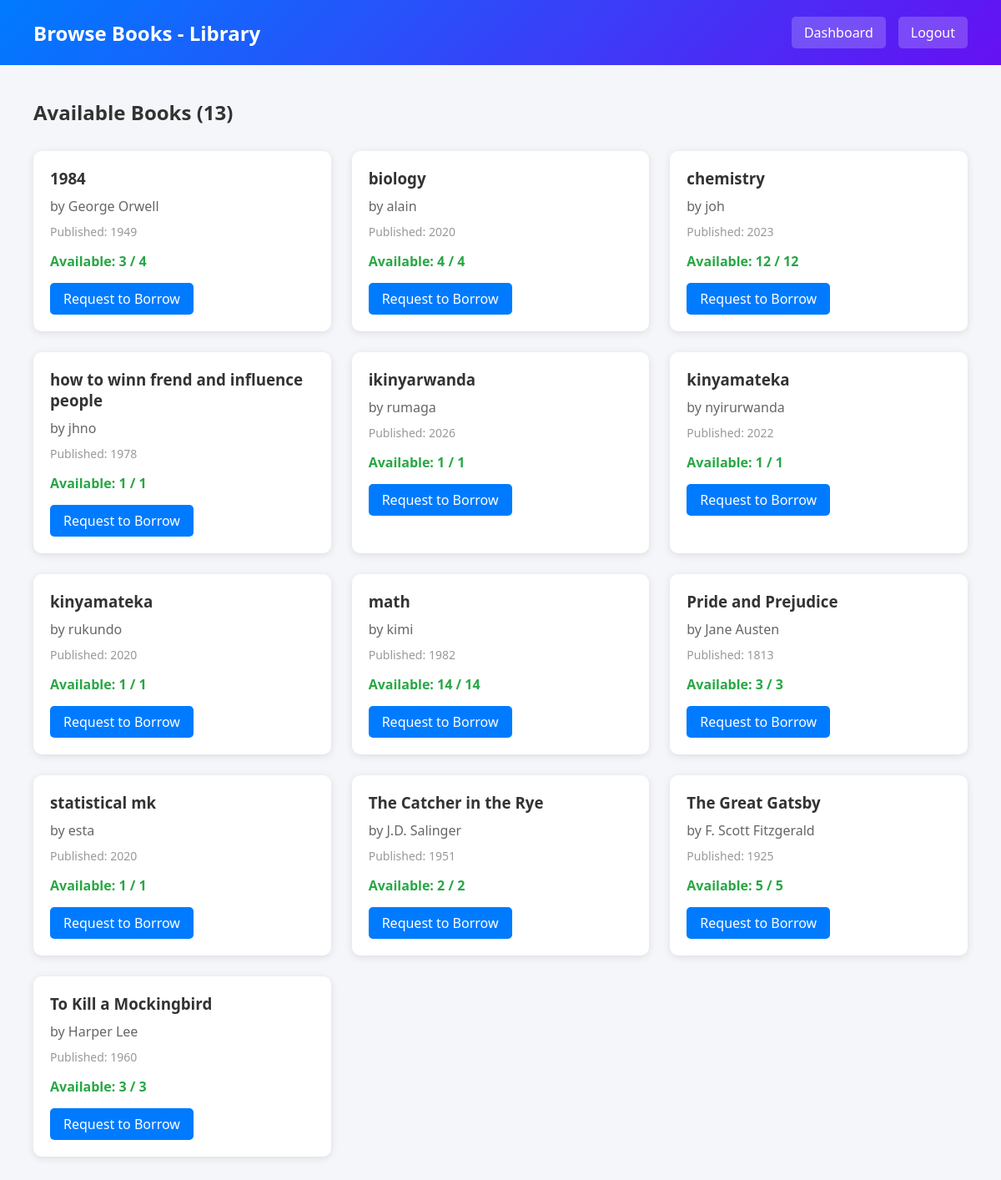
Page /member_books.php (signed in) on the committed database.
### tables this page shows
CREATE TABLE `books` (
  `book_id` int(11) NOT NULL,
  `title` varchar(200) NOT NULL,
  `author` varchar(100) NOT NULL,
  `year_published` int(11) DEFAULT NULL,
  `quantity` int(11) DEFAULT 1,
  `available_quantity` int(11) DEFAULT 1,
  `status` enum('active','inactive','archived') DEFAULT 'active',
  `content` text DEFAULT NULL,
  `created_at` timestamp NOT NULL DEFAULT current_timestamp()
);

### member_books.php (the view, shortened to what this page needs)
<?php
require_once 'config.php';
$stmt = $pdo->query("SELECT * FROM books WHERE status = 'active' AND available_quantity > 0 ORDER BY title");
$books = $stmt->fetchAll();
?>
<!DOCTYPE html>
<html lang="en">
<head>
</head>
<body>
    <div class="header">
        <h1>Browse Books - Library</h1>
        <div class="nav-links">
            <a href="member_dashboard.php">Dashboard</a>
            <a href="logout.php">Logout</a>
        </div>
    </div>
    <div class="container">
        <h2 style="margin-bottom: 30px; color: #333;">Available Books (<?php echo count($books); ?>)</h2>
        <?php if (empty($books)): ?>
            <div class="empty-state">
                <p>No books available at the moment</p>
            </div>
        <?php else: ?>
            <div class="books-grid">
                <?php foreach ($books as $book): ?>
                <div class="book-card">
                    <h3><?php echo htmlspecialchars($book['title']); ?></h3>
                    <p class="author">by <?php echo htmlspecialchars($book['author']); ?></p>
                    <p class="year">Published: <?php echo $book['year_published']; ?></p>
                    <p class="available">Available: <?php echo $book['available_quantity']; ?> / <?php echo $book['quantity']; ?></p>
                    <a href="member_borrow_request.php?book_id=<?php echo $book['book_id']; ?>" class="btn">Request to Borrow</a>
                </div>
                <?php endforeach; ?>
            </div>
        <?php endif; ?>
    </div>
</body>
</html>

### member_books.php (style rules this page uses)
* { margin: 0; padding: 0; box-sizing: border-box; }
body { font-family: 'Segoe UI', Tahoma, Geneva, Verdana, sans-serif; background: #f4f6f9; }
.header { background: linear-gradient(135deg, #007bff 0%, #6610f2 100%); color: white; padding: 20px 40px; display: flex; justify-content: space-between; align-items: center; }
.header h1 { font-size: 24px; }
.nav-links { display: flex; gap: 15px; }
.nav-links a { color: white; text-decoration: none; padding: 8px 15px; background: rgba(255,255,255,0.2); border-radius: 5px; }
.container { padding: 40px; max-width: 1400px; margin: 0 auto; }
.books-grid { display: grid; grid-template-columns: repeat(auto-fill, minmax(280px, 1fr)); gap: 25px; }
.book-card { background: white; padding: 20px; border-radius: 10px; box-shadow: 0 2px 10px rgba(0,0,0,0.1); }
.book-card h3 { color: #333; margin-bottom: 10px; }
.book-card .author { color: #666; margin-bottom: 10px; }
.book-card .year { color: #999; font-size: 14px; margin-bottom: 15px; }
.book-card .available { color: #28a745; font-weight: bold; margin-bottom: 15px; }
.book-card .btn { display: inline-block; padding: 8px 16px; background: #007bff; color: white; text-decoration: none; border-radius: 5px; }

### rows in the picture
books: title "1984", author "George Orwell", year_published "1949", available_quantity "3", quantity "4"
books: title "biology", author "alain", year_published "2020", available_quantity "4", quantity "4"
books: title "chemistry", author "joh", year_published "2023", available_quantity "12", quantity "12"
books: title "how to winn frend and influence people", author "jhno", year_published "1978", available_quantity "1", quantity "1"
books: title "ikinyarwanda", author "rumaga", year_published "2026", available_quantity "1", quantity "1"
books: title "kinyamateka", author "nyirurwanda", year_published "2022", available_quantity "1", quantity "1"
books: title "kinyamateka", author "rukundo", year_published "2020", available_quantity "1", quantity "1"
books: title "math", author "kimi", year_published "1982", available_quantity "14", quantity "14"
books: title "Pride and Prejudice", author "Jane Austen", year_published "1813", available_quantity "3", quantity "3"
books: title "statistical mk", author "esta", year_published "2020", available_quantity "1", quantity "1"
books: title "The Catcher in the Rye", author "J.D. Salinger", year_published "1951", available_quantity "2", quantity "2"
books: title "The Great Gatsby", author "F. Scott Fitzgerald", year_published "1925", available_quantity "5", quantity "5"
books: title "To Kill a Mockingbird", author "Harper Lee", year_published "1960", available_quantity "3", quantity "3"

### other values in the picture
count($books) "13"
